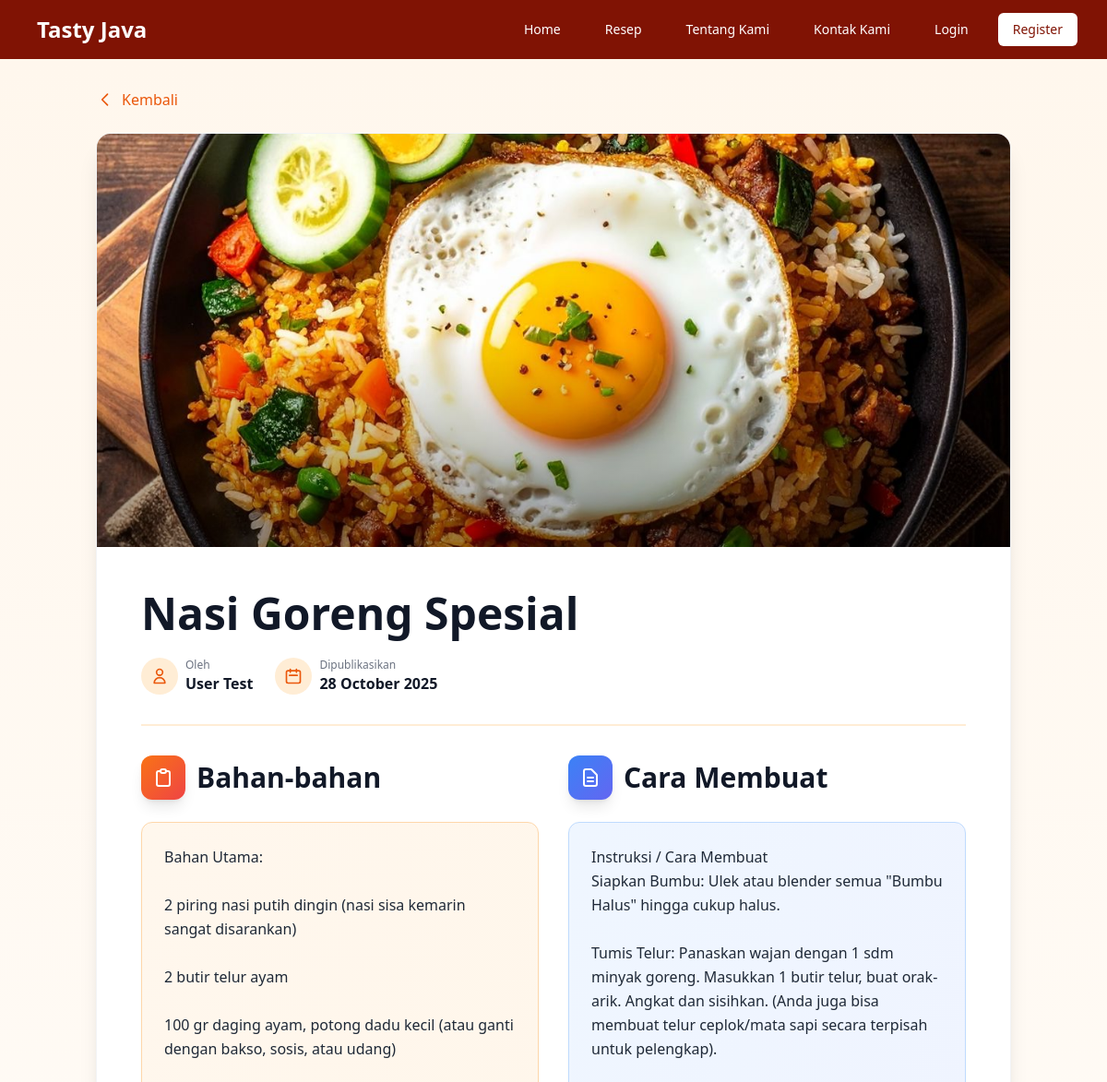
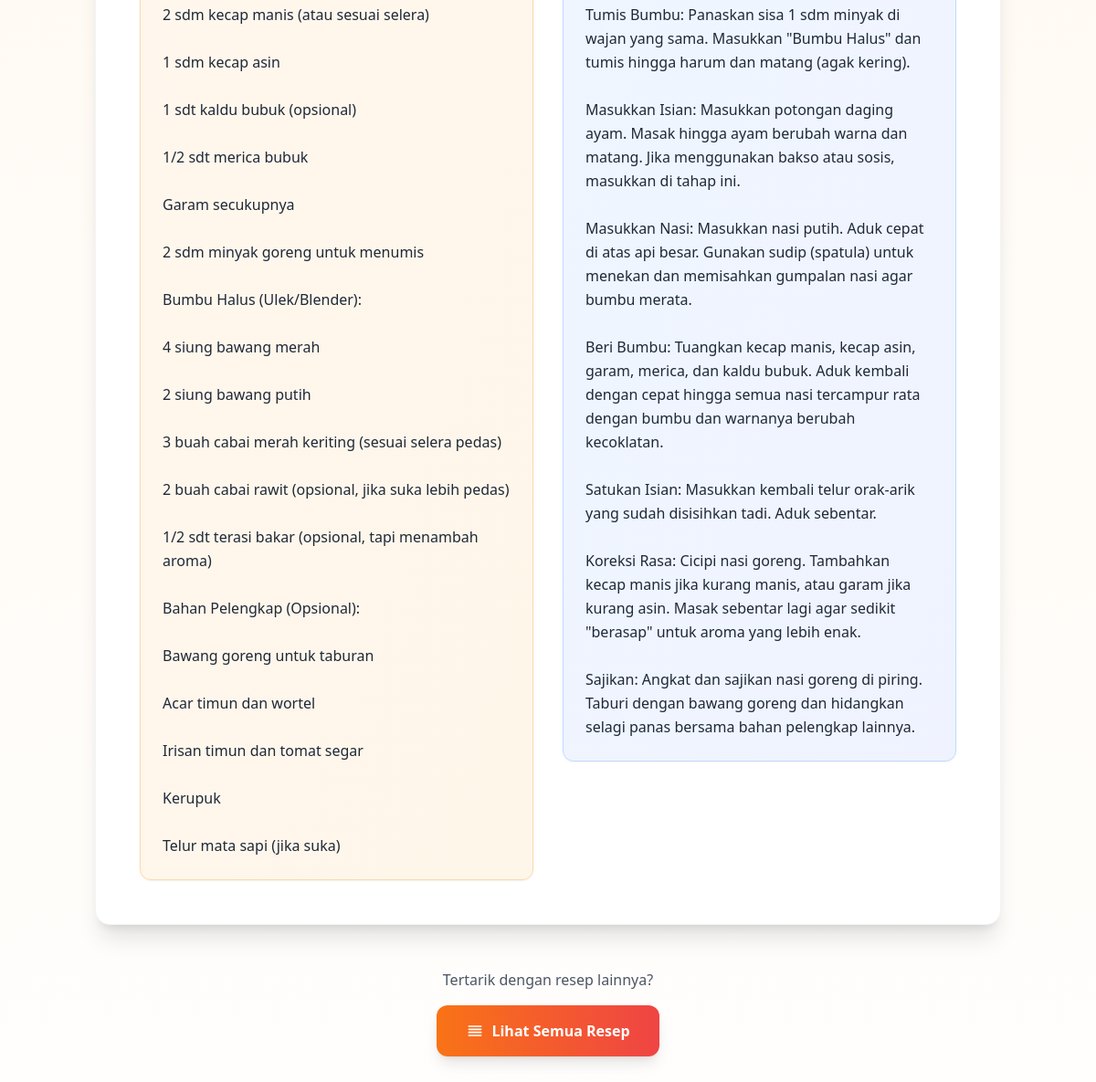
The page /public/recipe_detail.php?id=2 on the database its author committed (2 pictures, top to bottom).
### tables this page shows
CREATE TABLE `recipes` (
  `id` INT AUTO_INCREMENT PRIMARY KEY,
  `title` VARCHAR(255) NOT NULL,
  `ingredients` TEXT NOT NULL COMMENT 'Bahan-bahan resep',
  `instructions` TEXT NOT NULL COMMENT 'Langkah-langkah pembuatan',
  `featured_image` VARCHAR(255) NULL COMMENT 'Path ke gambar masakan',
  `author_id` INT,
  `created_at` TIMESTAMP DEFAULT CURRENT_TIMESTAMP,
  FOREIGN KEY (`author_id`) REFERENCES `users`(`id`) ON DELETE SET NULL
);

CREATE TABLE `users` (
  `id` INT AUTO_INCREMENT PRIMARY KEY,
  `name` VARCHAR(100) NOT NULL,
  `email` VARCHAR(100) NOT NULL UNIQUE,
  `password_hash` VARCHAR(255) NOT NULL,
  `role` ENUM('admin', 'editor', 'user') NOT NULL DEFAULT 'user',
  `created_at` TIMESTAMP DEFAULT CURRENT_TIMESTAMP
);

### public/recipe_detail.php (the view, shortened to what this page needs)
<?php
include '_header.php';
$recipe_id = $_GET['id'];
$stmt = $conn->prepare("SELECT r.title, r.ingredients, r.instructions, r.featured_image, u.name AS author_name, r.created_at
                       FROM recipes r
                       JOIN users u ON r.author_id = u.id
                       WHERE r.id = ?");
$stmt->bind_param("i", $recipe_id);
$stmt->execute();
$result = $stmt->get_result();
if ($result->num_rows === 1) {
    $recipe = $result->fetch_assoc();
} else {
    echo "<div class='container'><p>Resep tidak ditemukan.</p></div>";
    include '_footer.php';
    exit();
}
?>
<div class="min-h-screen bg-gradient-to-b from-orange-50 to-white">
    <div class="max-w-5xl mx-auto px-4 py-8">
        <div class="flex items-center justify-between mb-6">
            <a href="recipes.php" class="inline-flex items-center gap-2 text-orange-600 hover:text-orange-700 transition-all hover:gap-3 font-medium">
            <svg class="w-5 h-5" fill="none" stroke="currentColor" viewBox="0 0 24 24">
                <path stroke-linecap="round" stroke-linejoin="round" stroke-width="2" d="M15 19l-7-7 7-7"/>
            </svg>
            <span>Kembali</span>
            </a>
        </div>
        <article class="bg-white rounded-2xl shadow-xl overflow-hidden border border-gray-100">
            <?php if ($recipe['featured_image']): ?>
            <div class="relative w-full h-72 md:h-[28rem] overflow-hidden bg-gradient-to-br from-orange-100 to-red-100">
                <img src="<?php echo '/tasty_java/' . $recipe['featured_image']; ?>"
                     alt="<?php echo htmlspecialchars($recipe['title']); ?>"
                     class="w-full h-full object-cover hover:scale-105 transition-transform duration-500">
                <div class="absolute inset-0 bg-gradient-to-t from-black/40 via-transparent to-transparent"></div>
            </div>
            <?php endif; ?>
            <div class="p-8 md:p-12">
                <h1 class="text-4xl md:text-5xl font-bold text-gray-900 mb-6 leading-tight">
                    <?php echo htmlspecialchars($recipe['title']); ?>
                </h1>
                <div class="flex flex-wrap items-center gap-6 text-gray-600 pb-8 mb-8 border-b-2 border-orange-100">
                    <div class="flex items-center gap-2">
                        <div class="w-10 h-10 bg-orange-100 rounded-full flex items-center justify-center">
                            <svg class="w-5 h-5 text-orange-600" fill="none" stroke="currentColor" viewBox="0 0 24 24">
                                <path stroke-linecap="round" stroke-linejoin="round" stroke-width="2" d="M16 7a4 4 0 11-8 0 4 4 0 018 0zM12 14a7 7 0 00-7 7h14a7 7 0 00-7-7z"/>
                            </svg>
                        </div>
                        <div>
                            <p class="text-xs text-gray-500">Oleh</p>
                            <p class="font-semibold text-gray-900"><?php echo htmlspecialchars($recipe['author_name']); ?></p>
                        </div>
                    </div>
                    <div class="flex items-center gap-2">
                        <div class="w-10 h-10 bg-orange-100 rounded-full flex items-center justify-center">
                            <svg class="w-5 h-5 text-orange-600" fill="none" stroke="currentColor" viewBox="0 0 24 24">
                                <path stroke-linecap="round" stroke-linejoin="round" stroke-width="2" d="M8 7V3m8 4V3m-9 8h10M5 21h14a2 2 0 002-2V7a2 2 0 00-2-2H5a2 2 0 00-2 2v12a2 2 0 002 2z"/>
                            </svg>
                        </div>
                        <div>
                            <p class="text-xs text-gray-500">Dipublikasikan</p>
                            <p class="font-semibold text-gray-900"><?php echo date('d F Y', strtotime($recipe['created_at'])); ?></p>
                        </div>
                    </div>
                </div>
                <div class="grid lg:grid-cols-2 gap-8">
                    <section>
                        <div class="flex items-center gap-3 mb-6">
                            <div class="w-12 h-12 bg-gradient-to-br from-orange-500 to-red-500 rounded-xl flex items-center justify-center shadow-lg">
                                <svg class="w-6 h-6 text-white" fill="none" stroke="currentColor" viewBox="0 0 24 24">
                                    <path stroke-linecap="round" stroke-linejoin="round" stroke-width="2" d="M9 5H7a2 2 0 00-2 2v12a2 2 0 002 2h10a2 2 0 002-2V7a2 2 0 00-2-2h-2M9 5a2 2 0 002 2h2a2 2 0 002-2M9 5a2 2 0 012-2h2a2 2 0 012 2"/>
                                </svg>
                            </div>
                            <h2 class="text-2xl md:text-3xl font-bold text-gray-900">Bahan-bahan</h2>
                        </div>
                        <div class="bg-gradient-to-br from-orange-50 to-orange-100/50 rounded-xl p-6 border border-orange-200 shadow-sm">
                            <div class="text-gray-800 leading-relaxed space-y-2">
                                <?php echo nl2br(htmlspecialchars($recipe['ingredients'])); ?>
                            </div>
                        </div>
                    </section>
                    <section>
                        <div class="flex items-center gap-3 mb-6">
                            <div class="w-12 h-12 bg-gradient-to-br from-blue-500 to-indigo-500 rounded-xl flex items-center justify-center shadow-lg">
                                <svg class="w-6 h-6 text-white" fill="none" stroke="currentColor" viewBox="0 0 24 24">
                                    <path stroke-linecap="round" stroke-linejoin="round" stroke-width="2" d="M9 12h6m-6 4h6m2 5H7a2 2 0 01-2-2V5a2 2 0 012-2h5.586a1 1 0 01.707.293l5.414 5.414a1 1 0 01.293.707V19a2 2 0 01-2 2z"/>
                                </svg>
                            </div>
                            <h2 class="text-2xl md:text-3xl font-bold text-gray-900">Cara Membuat</h2>
                        </div>
                        <div class="bg-gradient-to-br from-blue-50 to-indigo-100/50 rounded-xl p-6 border border-blue-200 shadow-sm">
                            <div class="text-gray-800 leading-relaxed space-y-2">
                                <?php echo nl2br(htmlspecialchars($recipe['instructions'])); ?>
                            </div>
                        </div>
                    </section>
                </div>
            </div>
        </article>
        <div class="mt-12 text-center">
            <div class="inline-block">
                <p class="text-gray-600 mb-4">Tertarik dengan resep lainnya?</p>
                <a href="recipes.php" class="inline-flex items-center gap-2 bg-gradient-to-r from-orange-500 to-red-500 hover:from-orange-600 hover:to-red-600 text-white px-8 py-4 rounded-xl font-semibold shadow-lg hover:shadow-xl transition-all transform hover:scale-105">
                    <svg class="w-5 h-5" fill="none" stroke="currentColor" viewBox="0 0 24 24">
                        <path stroke-linecap="round" stroke-linejoin="round" stroke-width="2" d="M4 6h16M4 10h16M4 14h16M4 18h16"/>
                    </svg>
                    <span>Lihat Semua Resep</span>
                </a>
            </div>
        </div>
    </div>
</div>
<?php
include '_footer.php';
?>

### public/_header.php (shortened to what this page needs)
<?php
$current_page = basename($_SERVER['PHP_SELF']);
?>
<!DOCTYPE html>
<html lang="id">
<head>
    <script src="https://cdn.tailwindcss.com"></script>
</head>
<body class="bg-gray-50">
    <nav class="bg-primary shadow-lg">
        <div class="max-w-7xl mx-auto px-4 sm:px-6 lg:px-8">
            <div class="flex justify-between items-center h-16">
                <div class="flex items-center space-x-2">
                    <a href="index.php" class="text-white text-2xl font-bold hover:text-gray-200 transition duration-300">
                        Tasty Java
                    </a>
                </div>
                <div class="flex items-center space-x-4">
                    <a href="index.php"
                       class="<?php echo ($current_page == 'index.php') ? 'bg-primary-dark' : ''; ?> text-white px-4 py-2 rounded-md text-sm font-medium hover:bg-primary-dark transition duration-300">
                        Home
                    </a>
                    <a href="recipes.php"
                       class="<?php echo ($current_page == 'recipes.php') ? 'bg-primary-dark' : ''; ?> text-white px-4 py-2 rounded-md text-sm font-medium hover:bg-primary-dark transition duration-300">
                        Resep
                    </a>
                    <a href="about.php"
                       class="<?php echo ($current_page == 'about.php') ? 'bg-primary-dark' : ''; ?> text-white px-4 py-2 rounded-md text-sm font-medium hover:bg-primary-dark transition duration-300">
                        Tentang Kami
                    </a>
                    <a href="contact.php"
                       class="<?php echo ($current_page == 'contact.php') ? 'bg-primary-dark' : ''; ?> text-white px-4 py-2 rounded-md text-sm font-medium hover:bg-primary-dark transition duration-300">
                        Kontak Kami
                    </a>
                    <?php if (isset($_SESSION['user_id'])): ?>
                        <?php if ($_SESSION['user_role'] == 'admin' || $_SESSION['user_role'] == 'editor'): ?>
                            <a href="/tasty_java/public/admin/dashboard.php"
                               class="<?php echo ($current_page == 'dashboard.php') ? 'bg-primary-dark' : ''; ?> text-white px-4 py-2 rounded-md text-sm font-medium hover:bg-primary-dark transition duration-300">
                                <?php echo $_SESSION['user_role'] == 'admin' ? 'Dashboard' : 'Panel Editor'; ?>
                            </a>
                        <?php endif; ?>
                        <div class="flex items-center space-x-3">
                            <span class="text-white text-sm">
                                Halo, <span class="font-semibold"><?php echo htmlspecialchars($_SESSION['user_name']); ?></span>
                            </span>
                            <a href="logout.php"
                               class="bg-white text-primary px-4 py-2 rounded-md text-sm font-medium hover:bg-gray-100 transition duration-300">
                                Logout
                            </a>
                        </div>
                    <?php else: ?>
                        <a href="login.php"
                           class="<?php echo ($current_page == 'login.php') ? 'bg-primary-dark' : ''; ?> text-white px-4 py-2 rounded-md text-sm font-medium hover:bg-primary-dark transition duration-300">
                            Login
                        </a>
                        <a href="register.php"
                           class="bg-white text-primary px-4 py-2 rounded-md text-sm font-medium hover:bg-gray-100 transition duration-300">
                            Register
                        </a>
                    <?php endif; ?>
                </div>
            </div>
        </div>
    </nav>

### public/_footer.php (shortened to what this page needs)
  </body>
</html>

### rows shown on the page
recipes: featured_image (picture), title "Nasi Goreng Spesial", author.name "User Test", created_at "28 October 2025", ingredients "Bahan Utama: 2 piring nasi putih dingin (nasi sisa kemarin sangat disarankan) 2 butir telur ayam 100 gr daging ayam, potong dadu kecil (atau ganti dengan bakso, sosis, atau udang) 2 sdm kecap manis (atau sesuai selera) 1 sdm kecap asin 1 sdt kaldu bubuk (opsional) 1/2 sdt merica bubuk Garam secukupnya 2 sdm minyak goreng untuk menumis Bumbu Halus (Ulek/Blender): 4 siung bawang merah 2 siung bawang putih 3 buah cabai merah keriting (sesuai selera pedas) 2 buah cabai rawit (opsional, jika suka lebih pedas) 1/2 sdt terasi bakar (opsional, tapi menambah aroma) Bahan Pelengkap (Opsional): Bawang goreng untuk taburan Acar timun dan wortel Irisan timun dan tomat segar Kerupuk Telur mata sapi (jika…", instructions "Instruksi / Cara Membuat Siapkan Bumbu: Ulek atau blender semua \"Bumbu Halus\" hingga cukup halus. Tumis Telur: Panaskan wajan dengan 1 sdm minyak goreng. Masukkan 1 butir telur, buat orak-arik. Angkat dan sisihkan. (Anda juga bisa membuat telur ceplok/mata sapi secara terpisah untuk pelengkap). Tumis Bumbu: Panaskan sisa 1 sdm minyak di wajan yang sama. Masukkan \"Bumbu Halus\" dan tumis hingga harum dan matang (agak kering). Masukkan Isian: Masukkan potongan daging ayam. Masak hingga ayam berubah warna dan matang. Jika menggunakan bakso atau sosis, masukkan di tahap ini. Masukkan Nasi: Masukkan nasi putih. Aduk cepat di atas api besar. Gunakan sudip (spatula) untuk menekan dan memisahkan…"
